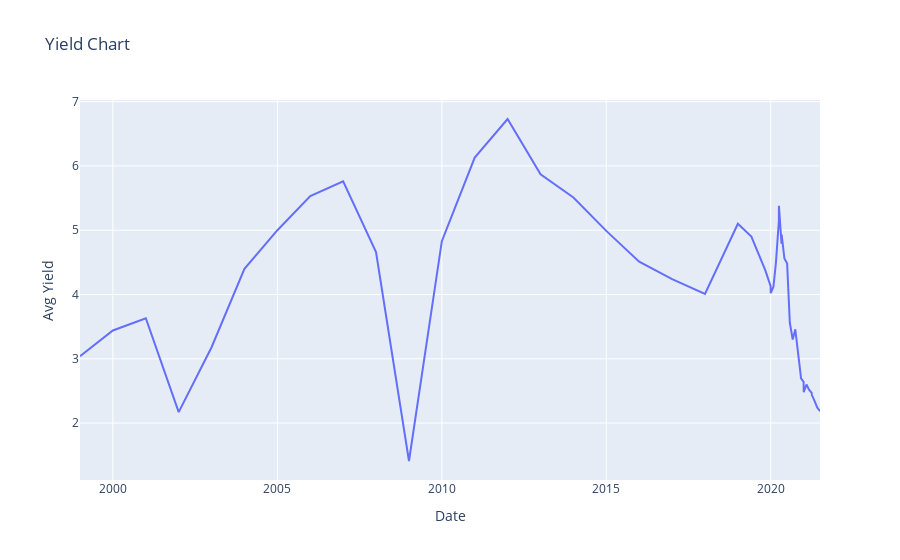

The cell this chart's notebook holds for it:
### Code cell
yield_df = quandl.get("MULTPL/SP500_EARNINGS_YIELD_YEAR")
yield_df = yield_df[yield_df.index>='1999-01-01']
fig2 = px.line(yield_df, x=yield_df.index, y="Value", title='Yield Chart', labels={
                     "Value": "Avg Yield"})
fig2

### Figure 1 — Plotly figure (JSON) as saved in the notebook; plotly's stock layout.template omitted (floating-point values rounded to 4 significant figures)
{"data": [{"hovertemplate": "Date=%{x}<br>Avg Yield=%{y}<extra></extra>", "legendgroup": "", "line": {"color": "#636efa", "dash": "solid"}, "mode": "lines", "name": "", "orientation": "v", "showlegend": false, "type": "scatter", "x": ["1999-01-01T00:00:00", "2000-01-01T00:00:00", "2001-01-01T00:00:00", "2002-01-01T00:00:00", "2003-01-01T00:00:00", "2004-01-01T00:00:00", "2005-01-01T00:00:00", "2006-01-01T00:00:00", "2007-01-01T00:00:00", "2008-01-01T00:00:00", "2009-01-01T00:00:00", "2010-01-01T00:00:00", "2011-01-01T00:00:00", "2012-01-01T00:00:00", "2013-01-01T00:00:00", "2014-01-01T00:00:00", "2015-01-01T00:00:00", "2016-01-01T00:00:00", "2017-01-01T00:00:00", "2018-01-01T00:00:00", "2019-01-01T00:00:00", "2019-05-31T00:00:00", "2019-11-01T00:00:00", "2019-12-31T00:00:00", "2020-01-01T00:00:00", "2020-01-31T00:00:00", "2020-02-28T00:00:00", "2020-03-31T00:00:00", "2020-04-01T00:00:00", "2020-04-30T00:00:00", "2020-05-01T00:00:00", "2020-06-01T00:00:00", "2020-06-30T00:00:00", "2020-07-01T00:00:00", "2020-07-31T00:00:00", "2020-08-31T00:00:00", "2020-09-01T00:00:00", "2020-09-30T00:00:00", "2020-10-01T00:00:00", "2020-11-30T00:00:00", "2020-12-01T00:00:00", "2020-12-31T00:00:00", "2021-01-01T00:00:00", "2021-02-01T00:00:00", "2021-03-01T00:00:00", "2021-03-31T00:00:00", "2021-04-01T00:00:00", "2021-04-30T00:00:00", "2021-06-01T00:00:00", "2021-06-30T00:00:00", "2021-07-01T00:00:00"], "xaxis": "x", "y": [3.04, 3.44, 3.63, 2.17, 3.18, 4.4, 5, 5.53, 5.76, 4.66, 1.41, 4.83, 6.13, 6.73, 5.87, 5.51, 4.99, 4.51, 4.24, 4.01, 5.1, 4.9, 4.38, 4.13, 4.02, 4.12, 4.5, 5.14, 5.38, 4.79, 4.93, 4.56, 4.5, 4.48, 3.56, 3.32, 3.3, 3.46, 3.44, 2.73, 2.7, 2.64, 2.48, 2.6, 2.52, 2.47, 2.44, 2.35, 2.24, 2.19, 2.18], "yaxis": "y"}], "layout": {"autosize": true, "legend": {"tracegroupgap": 0}, "title": {"text": "Yield Chart"}, "xaxis": {"anchor": "y", "autorange": true, "domain": [0, 1], "range": ["1999-01-01", "2021-07-01"], "title": {"text": "Date"}, "type": "date"}, "yaxis": {"anchor": "x", "autorange": true, "domain": [0, 1], "range": [1.114, 7.026], "title": {"text": "Avg Yield"}, "type": "linear"}}}
